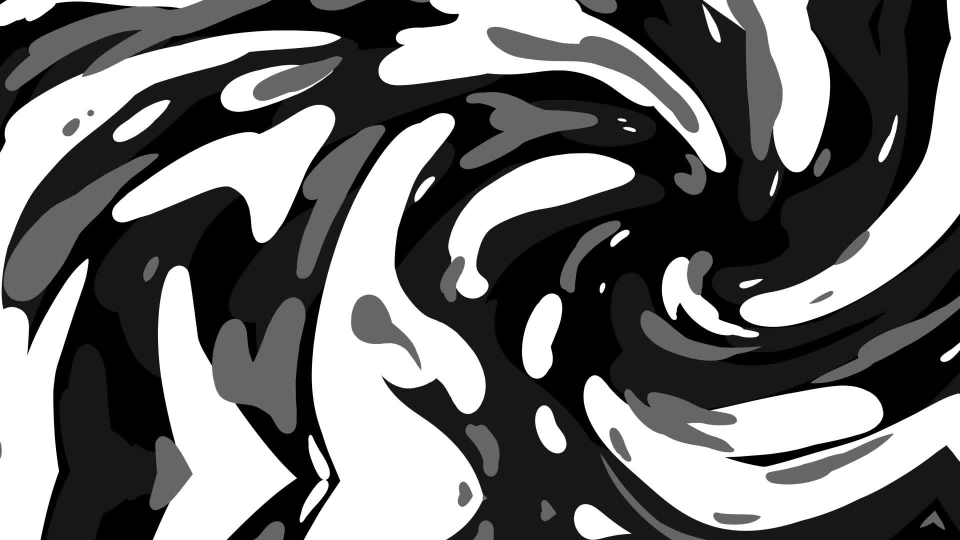
#> input picture data/images/Blackwhite-Wallpaper.jpg, 1920 x 1080 px (shown at 1/2 size)
$ python pixelize.py
#> lines starting #> are read from the running program, lines starting #| are printed output that depends on the picture
### src/ImageLoader.py
import io
import matplotlib.pyplot as plt
import numpy as np
import random
import textwrap

from matplotlib.patches import Rectangle
from pathlib import Path
from PIL import Image, ImageOps

import dither

SUPPORTED_EXTENSIONS = {".png", ".jpg", ".jpeg"}
DEFAULT_IMAGE_DIR = Path(__file__).resolve().parent.parent / "data" / "images"

MAX_ANNOTATED_SIZE = 32   # largest width/height show_intensities will annotate

def list_images(directory: Path | str = DEFAULT_IMAGE_DIR) -> list[Path]:
    """ Return every supported image file in `directory`, sorted by name """
    directory = Path(directory)
    return sorted( # Sort alphabetically
        p for p in directory.iterdir()
        if p.is_file() and p.suffix.lower() in SUPPORTED_EXTENSIONS
    )

def load_image(path: Path | str, svg_width: int = 1024) -> Image.Image:
    """ Load an image file and return it as an RGB `Image.Image` """
    path = Path(path)
    if not path.exists() and not path.is_absolute():
        path = DEFAULT_IMAGE_DIR / path # allow bare file names
    if not path.exists():
        raise FileNotFoundError(f"Image not found: {path}")

    ext = path.suffix.lower()
    if ext not in SUPPORTED_EXTENSIONS:
        raise ValueError(f"Unsupported file type {ext!r}. Supported: {sorted(SUPPORTED_EXTENSIONS)}")

    img = _load_svg(path, svg_width) if ext == ".svg" else Image.open(path)
    img = ImageOps.exif_transpose(img) # respect phone-camera rotation

    return _to_rgb(img)

# [50 lines left out: functions generate_gradient, show_intensities, not called in this run]

def show(*images: Image.Image, titles: list[str] | None = None, caption: str | None = None) -> None:
    """Display one or more images side by side with matplotlib """
    fig, axes = plt.subplots(1, len(images), figsize=(5 * len(images), 5), squeeze=False)
    for i, (ax, img) in enumerate(zip(axes[0], images)):
        ax.imshow(img, cmap="gray" if img.mode in ("L", "1") else None,
                  interpolation="nearest")     # nearest keeps dither pixels crisp
        ax.set_title(titles[i] if titles else f"Image {i + 1}")
        ax.axis("off")

    if caption:
        wrapped = textwrap.fill(caption, width=60 * len(images))   # wrap long captions
        fig.text(0.5, 0.02, wrapped, ha="center", va="bottom", fontsize=10, style="italic")
        n_lines = wrapped.count("\n") + 1
        plt.tight_layout(rect=(0, 0.04 * n_lines + 0.02, 1, 1))    # leave room at the bottom
    else:
        plt.tight_layout()

    plt.show()

# [36 lines left out: function show_zoom, not called in this run]

# --- Helper function(s) ---
def _to_rgb(img: Image.Image) -> Image.Image:
    """ Convert any mode to RGB, flattening transparency onto white """
    if img.mode in ("RGBA", "LA") or (img.mode == "P" and "transparency" in img.info):
        img = img.convert("RGBA")
        background = Image.new("RGBA", img.size, (255, 255, 255, 255))
        img = Image.alpha_composite(background, img)
    return img.convert("RGB")

# [27 lines left out: function test, not called in this run]

# [14 lines that do not run on import are left out]

### src/pixelize.py
import random

from PIL import Image

def pixelize(img: Image.Image, max_size: int = 160) -> Image.Image:
    """ Shrink an image so its longest side is at most `max_size` pixels  """
    w, h = img.size
    scale = max_size / max(w, h) # Calc scale factor to shrink img
    if scale >= 1:
        return img.copy()
    new_size = (max(1, round(w * scale)), max(1, round(h * scale)))
    return img.resize(new_size, Image.Resampling.LANCZOS)

if __name__ == "__main__":
    import ImageLoader

    wide = Image.new("RGB", (1000, 500))
#> wide: PIL image 1000x500 RGB; every value is 0
    tall = Image.new("RGB", (500, 1000))
#> tall: PIL image 500x1000 RGB; every value is 0
    tiny = Image.new("RGB", (50, 30))
#> tiny: PIL image 50x30 RGB; every value is 0
    sliver = Image.new("RGB", (1000, 1))

    assert pixelize(wide, 100).size == (100, 50), "wide image should keep 2:1 ratio"
    assert pixelize(tall, 100).size == (50, 100), "tall image should keep 1:2 ratio"
    assert pixelize(tiny, 100).size == (50, 30), "small image should not be enlarged"
    assert pixelize(tiny, 100) is not tiny, "should return a copy, not the original"
    assert pixelize(sliver, 100).size == (100, 1), "height should never drop below 1px"
    print("All size tests passed")

    images = ImageLoader.list_images()
    if not images:
        print("ERROR: No images found.")
        exit(1)

    path = random.choice(images)
    original = ImageLoader.load_image(path)
#> in load_image, img is the input picture: PIL image 1920x1080 RGB; min 0, max 255, mean 113.2
    sizes = [160, 80, 40]
    results = [pixelize(original, s) for s in sizes]
#> in pixelize (call 6), `return img.resize(new_size, Image.Resampling.LANCZOS)`:
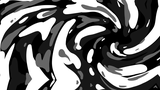
#> returned value: PIL image 160x90 RGB; min 0, max 255, mean 112.6
#> in pixelize (call 7), `scale = max_size / max(w, h)`: scale = 0.0417
#> in pixelize (call 7), `new_size = (max(1, round(w * scale)), max(1, round(h * scale)))`: new_size = (80, 45)
#> in pixelize (call 7), `return img.resize(new_size, Image.Resampling.LANCZOS)`:
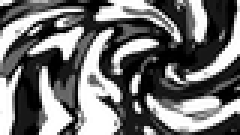
#> returned value: PIL image 80x45 RGB (shown 3 times larger); min 0, max 255, mean 112.1
#> in pixelize (call 8), `scale = max_size / max(w, h)`: scale = 0.0208
#> in pixelize (call 8), `new_size = (max(1, round(w * scale)), max(1, round(h * scale)))`: new_size = (40, 22)
#> in pixelize (call 8), `return img.resize(new_size, Image.Resampling.LANCZOS)`:
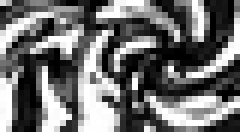
#> returned value: PIL image 40x22 RGB (shown 6 times larger); min 0, max 255, mean 111.6
#> results = 3 items

    print(f"\nPixelizing {path.name}: {original.size[0]}x{original.size[1]}")
#| Pixelizing Blackwhite-Wallpaper.jpg: 1920x1080
    for s, r in zip(sizes, results):
        print(f" max_size={s} -> {r.size[0]}x{r.size[1]}")
#> this loop made 3 passes
#> s on passes 1 to 3: 160, 80, 40
#|  max_size=160 -> 160x90
#|  max_size=80 -> 80x45
#|  max_size=40 -> 40x22

    titles = [f"Original {original.size[0]}x{original.size[1]}"]
#> titles = ['Original 1920x1080']
    titles += [f"max_size={s} ({r.size[0]}x{r.size[1]})" for s, r in zip(sizes, results)]
#> titles = ['Original 1920x1080', 'max_size=160 (160x90)', 'max_size=80 (80x45)', 'max_size=40 (40x22)']
    ImageLoader.show(original, *results, titles=titles)
#> in show, `plt.show()`:
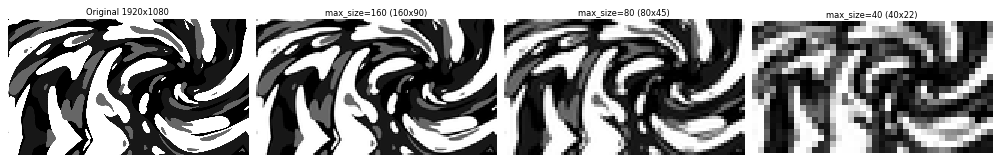
#> figure drawn by matplotlib, 4 panels
